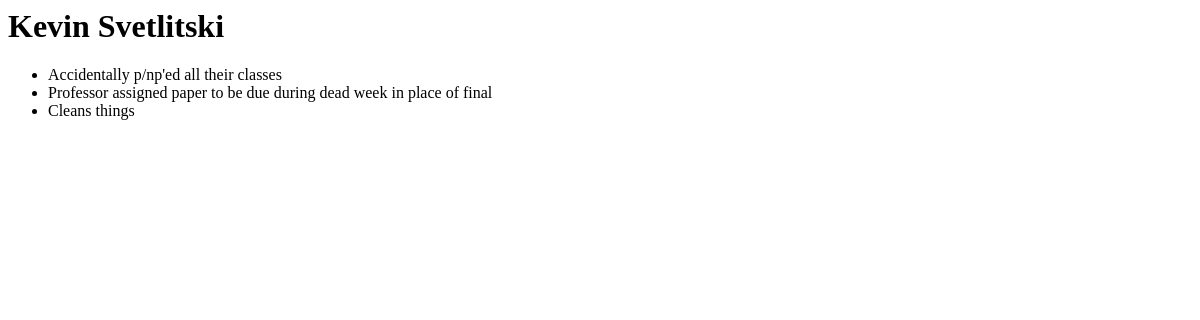
Before: /kevin-svetlitski with the older database file.
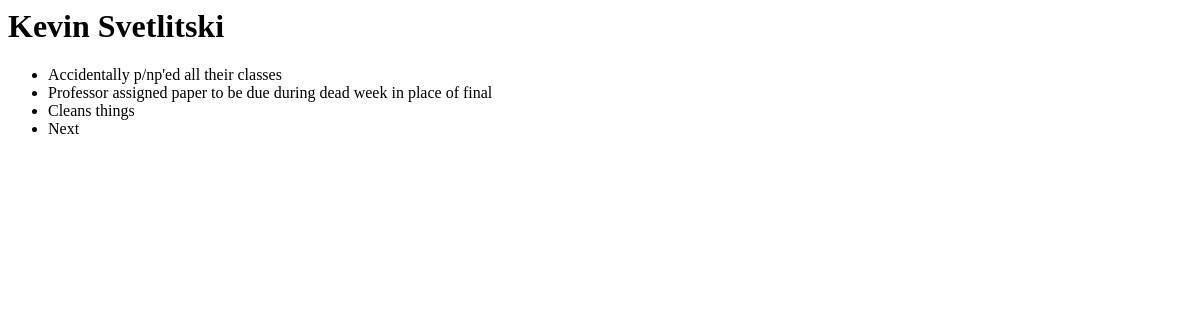
After: the same page with the newer database file.
### cases/models.py (models this page shows, shortened)
class Case(models.Model):
    client_name = models.CharField(max_length=30)
    case_short_description = models.CharField(max_length=200)
    open_date = models.DateTimeField('date case was opened')
    caseworker = models.ForeignKey(
        Person, on_delete=models.CASCADE, default=None)
    isOpen = models.BooleanField(default=True)

### cases/views.py (the view)
# urls.py: path('<str:slug>', views.PersonDetailView.as_view(), name='detail'),
class PersonDetailView(generic.DetailView):
    model = Person
    template_name = 'cases/persondetail.html'

### cases/templates/cases/persondetail.html (shortened to what this page needs)
<h1>{{ person.name }}</h1>
<ul>
{% for case in person.case_set.all %}
    <li>{{ case.case_short_description }}</li>
{% endfor %}
</ul>

Changed rows visible on the page:
added Case: case_short_description "Next"
